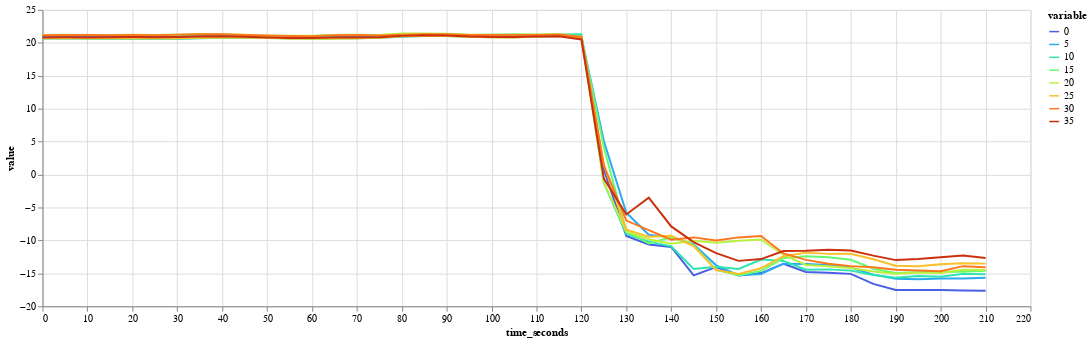

Here is the notebook cell this chart was saved with:
### Code cell
alt.Chart(df).mark_line().encode(
    alt.X('time_seconds:Q'),
    alt.Y('value:Q', scale=alt.Scale(zero=False)),
    alt.Color('variable:O', scale = alt.Scale(scheme='turbo'))
).properties(width=1000)

### Figure 1 — Vega-Lite specification as saved in the notebook (floating-point values rounded to 4 significant figures; data arrays with more than 128 entries replaced by an {"elided": "..."} marker saying what was removed)
{"config": {"view": {"continuousWidth": 400, "continuousHeight": 300}}, "data": {"name": "data-5c4480629c89e2253aa6e563c8f23e5c"}, "mark": "line", "encoding": {"color": {"field": "variable", "scale": {"scheme": "turbo"}, "type": "ordinal"}, "x": {"field": "time_seconds", "type": "quantitative"}, "y": {"field": "value", "scale": {"zero": false}, "type": "quantitative"}}, "width": 1000, "$schema": "https://vega.github.io/schema/vega-lite/v4.17.0.json", "datasets": {"data-5c4480629c89e2253aa6e563c8f23e5c": {"elided": "344 records"}}}
